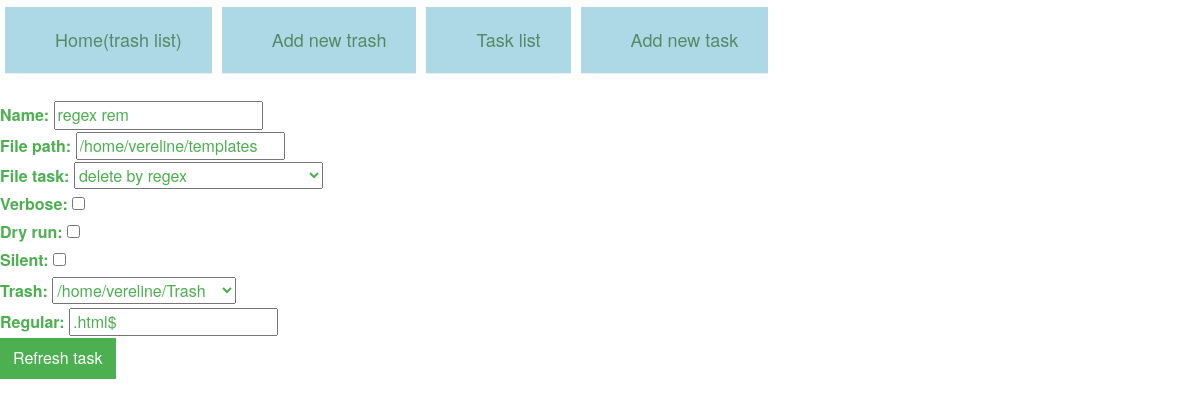
Screenshot of /refresh_task/2 with the database file from the repository.
### trashes/models.py (models this page shows, shortened)
class TaskToDo(models.Model):
    name = models.CharField(max_length=256, default=' ')
    file_path = models.CharField(max_length=256, default=' ')
    trash = models.ForeignKey(Trash, default=None)
    verbose = models.BooleanField(default=False)
    dry_run = models.BooleanField(default=False)
    silent = models.BooleanField(default=False)
    tasks = (
        ('delete by regex', 'delete by regex'),
        ('delete by filename', 'delete by filename'),
        ('recover all trash', 'recover all trash'),
        ('clear all trash', 'clear all trash'),
        ('remove files from trash', 'remove files from trash'),
        ('recover files from trash', 'recover files from trash'),
        ('remove files from trash by regex', 'remove files from trash by regex'),
        ('recover files from trash by regex', 'recover files from trash by regex')
    )
    file_task = models.CharField(max_length=256, choices=tasks, default=None)
    regular = models.CharField(max_length=256, default=' ')
    NOTDONE = 'Not done'
    INPROCESS = 'In process'
    WAITING = 'Waiting'
    DONE = 'Done'
    ERROR = 'Error'
    task_process_choices = (
        (NOTDONE, 'Not done'),
        (INPROCESS, 'In process'),
        (WAITING, 'Waiting'),
        (DONE, 'Done'),
        (ERROR, 'Error'),
    )
    task_process = models.CharField(
        max_length=256,
        choices=task_process_choices,
        default=NOTDONE,
    )
    class Meta:
        db_table = 'task'

### trashes/views.py (the view)
# urls.py: url(r'^refresh_task/(?P<pk>\d+)$', views.RefreshTask.as_view(), name='refresh_task'),
class RefreshTask(UpdateView):
    success_url = reverse_lazy('task_list')
    template_name = "refresh_task.html"
    model = TaskToDo
    fields = ('name', 'file_path', 'file_task', 'verbose', 'dry_run', 'silent',
              'trash', 'regular', )

### trashes/models.py (called while the page is built)
    def __unicode__(self):              # __unicode__ on Python 2
        return os.path.abspath(self.path)

### templates/refresh_task.html (shortened to what this page needs)
{% extends 'base.html' %}
{% block content %}
<table >
        <tbody>
            <tr>
                <td ><div class="page-header"><a href={% url 'main' %}>Home(trash list)</a></div></td>
            <td ><div class="page-header"><a href={% url 'add_trash' %}>Add new trash</a></div></td>
            <td ><div class="page-header"><a href={% url 'task_list'%}>Task list</a></div></td>
            <td ><div class="page-header"><a href={% url 'add_task'%}>Add new task</a></div></td>
            </tr>
        </tbody>
    </table>
<form method="Post" action="">
                {{ form.as_p }}
                <input class="button" type="submit" value="Refresh task">
</form>
{% endblock %}

### static/style.css (style rules this page uses)
.page-header { background-color: lightblue; margin-top: 0; padding: 20px 20px 20px 40px; font-weight: 100; font-size: large; text-underline: none; }
td a { margin-top: 0; padding: 10px 10px 10px 10px; color: #578965; }
p { margin-top: 0; margin-bottom: 0; font-size: medium; color: #4CAF50; }
.button { background-color: #4CAF50; border: none; color: white; padding: 9px 13px; text-align: center; text-decoration: none; display: inline-block; font-size: 16px; }
TABLE { border-top: 2px solid #FFF; border-bottom: 2px solid #FFF; }
TD, TH { padding: 5px; }

### rows the page displays
TaskToDo: name "regex rem", file_path "/home/vereline/templates", file_task "delete by regex", trash "/home/vereline/Trash", regular ".html$"
